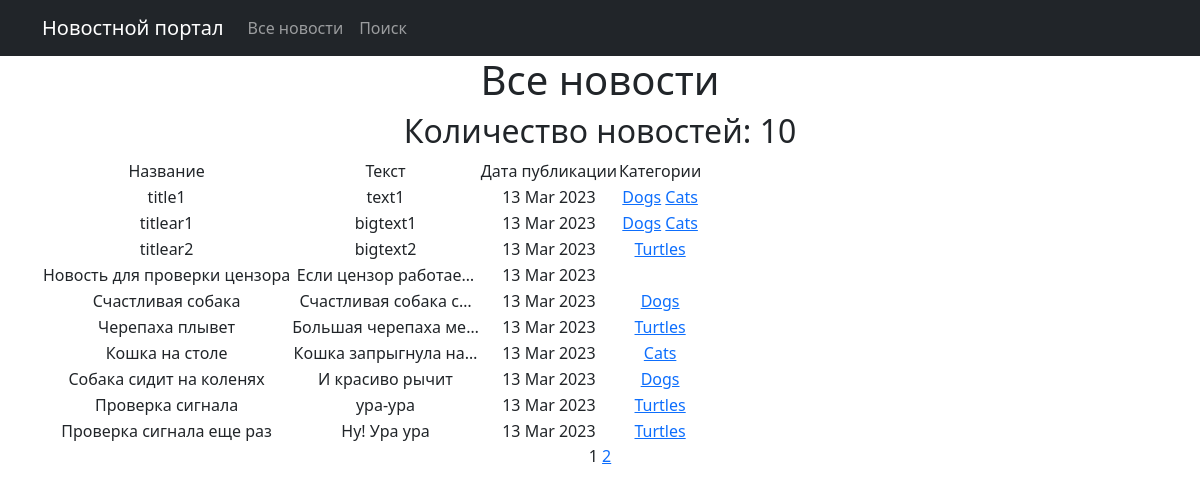
Page /news/ on the committed database.
### News/models.py (models this page shows, shortened)
class Post(models.Model):
    author = models.ForeignKey(Author, on_delete=models.CASCADE)
    NEWS = 'NW'
    ARTICLE = 'AR'
    CATEGORY_CHOICES = (
        (NEWS, 'Новость'),
        (ARTICLE, 'Статья'),
    )
    categoryType = models.CharField(max_length=2, choices=CATEGORY_CHOICES, default=ARTICLE)
    dateCreation = models.DateTimeField(auto_now_add=True)
    postCategory = models.ManyToManyField(Category, through='PostCategory')
    title = models.CharField(max_length=128)
    text = models.TextField()
    rating = models.SmallIntegerField(default=0)

class Category(models.Model):
    name = models.CharField(max_length=64, unique=True)
    subscribers = models.ManyToManyField(User, related_name='categories')
    def __str__(self):
        return f'{self.name}'

### News/views.py (the view)
# urls.py: path('', PostList.as_view()),
class PostList(ListView):
    model = Post
    ordering = 'dateCreation'
    template_name = 'flatpages/news_list.html'
    context_object_name = 'news'
    paginate_by = 10

### NewsPortal/templatetags/custom_filters.py (called while the page is built)
@register.filter()
def censor(value):
    bad_words = ['редиска', 'морковь']
    if not isinstance(value, str):
        raise TypeError(f"unresolved type '{type(value)}' expected type 'str'")
    for word in value.split():
        if word.lower() in bad_words:
            value = value.replace(word, f"{word[0]}{'*' * (len(word) - 1)}")
    return value

### NewsPortal/templatetags/custom_tags.py (called while the page is built)
@register.simple_tag()
def current_time(format_string='%d %b %Y'):
   return datetime.utcnow().strftime(format_string)

### templates/flatpages/news_list.html (shortened to what this page needs)
{% extends 'flatpages/default.html' %}
{% load custom_filters %}
{% load custom_tags %}
{% block content %}
    <h1>Все новости</h1>
    <h2>Количество новостей: {{ news|length }}</h2>
    <table>
        <tr>
            <td>Название</td>
            <td>Текст</td>
            <td>Дата публикации</td>
            <td>Категории</td>
        </tr>
        {% for n in news %}
        <tr>
            <td>{{ n.title | censor }}</td>
            <td>{{ n.text | truncatechars:20 | censor}}</td>
            <td>{% current_time '%d %b %Y' %}</td>
            <td>
                {% for category in n.postCategory.all %}
                    <a href="{% url 'category_list' category.id %}">{{ category }}</a>
                {% endfor %}
            </td>
            <td>
            </td>
        </tr>
        {% endfor %}
    </table>
   {{ page_obj.number }}
   {% if page_obj.has_next %}
       <a href="?page={{ page_obj.next_page_number }}">{{ page_obj.next_page_number }}</a>
   {% endif %}
{% endblock content %}

### rows in the picture
Post: title|censor "title1", text|censor "text1", current_time "13 Mar 2023"
Category: name "Dogs"
Category: name "Cats"
Post: title|censor "titlear1", text|censor "bigtext1", current_time "13 Mar 2023"
Post: title|censor "titlear2", text|censor "bigtext2", current_time "13 Mar 2023"
Category: name "Turtles"
Post: title|censor "Новость для проверки цензора", text|censor "Если цензор работае…", current_time "13 Mar 2023"
Post: title|censor "Счастливая собака", text|censor "Счастливая собака с…", current_time "13 Mar 2023"
Post: title|censor "Черепаха плывет", text|censor "Большая черепаха ме…", current_time "13 Mar 2023"
Post: title|censor "Кошка на столе", text|censor "Кошка запрыгнула на…", current_time "13 Mar 2023"
Post: title|censor "Собака сидит на коленях", text|censor "И красиво рычит", current_time "13 Mar 2023"
Post: title|censor "Проверка сигнала", text|censor "ура-ура", current_time "13 Mar 2023"
Post: title|censor "Проверка сигнала еще раз", text|censor "Ну! Ура ура", current_time "13 Mar 2023"

### other values in the picture
{{ news|length }} "10"
{{ page_obj.number }} "1"
{{ page_obj.next_page_number }} "2"
